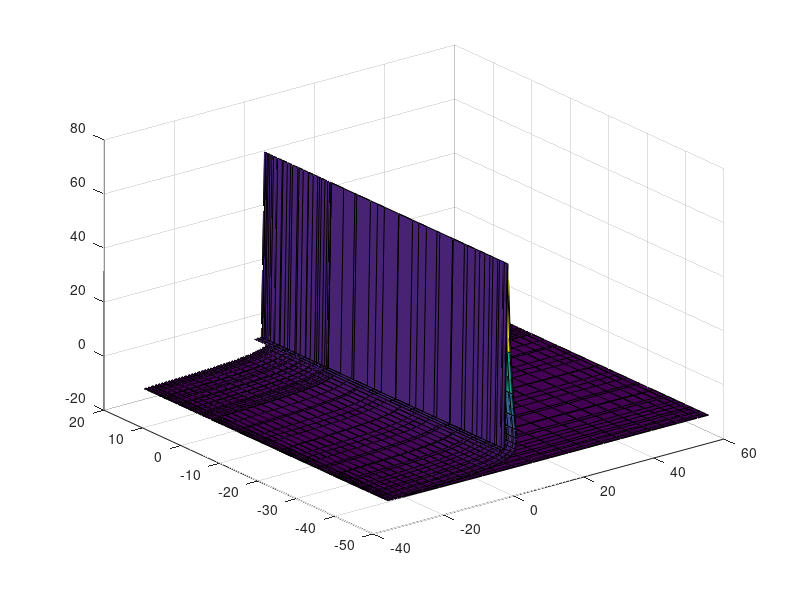

Reproduce this figure in MATLAB.
r = 0:1:60;
theta = 0:pi/30:2*pi;
for i = 1:61
    r(i) = i-1;
    if (r(i) < 3)
        sigmar(i) = -6;
    else
        sigmar(i) = ((1-((7^2)/(r(i)^2)))*-14);   %multiplier is a predefined constant
    end
end
[x,y] = pol2cart(theta, r);
[X,Y] = meshgrid(x,y);
sigmar = repmat(sigmar,61,1);
surf(X,Y,sigmar)